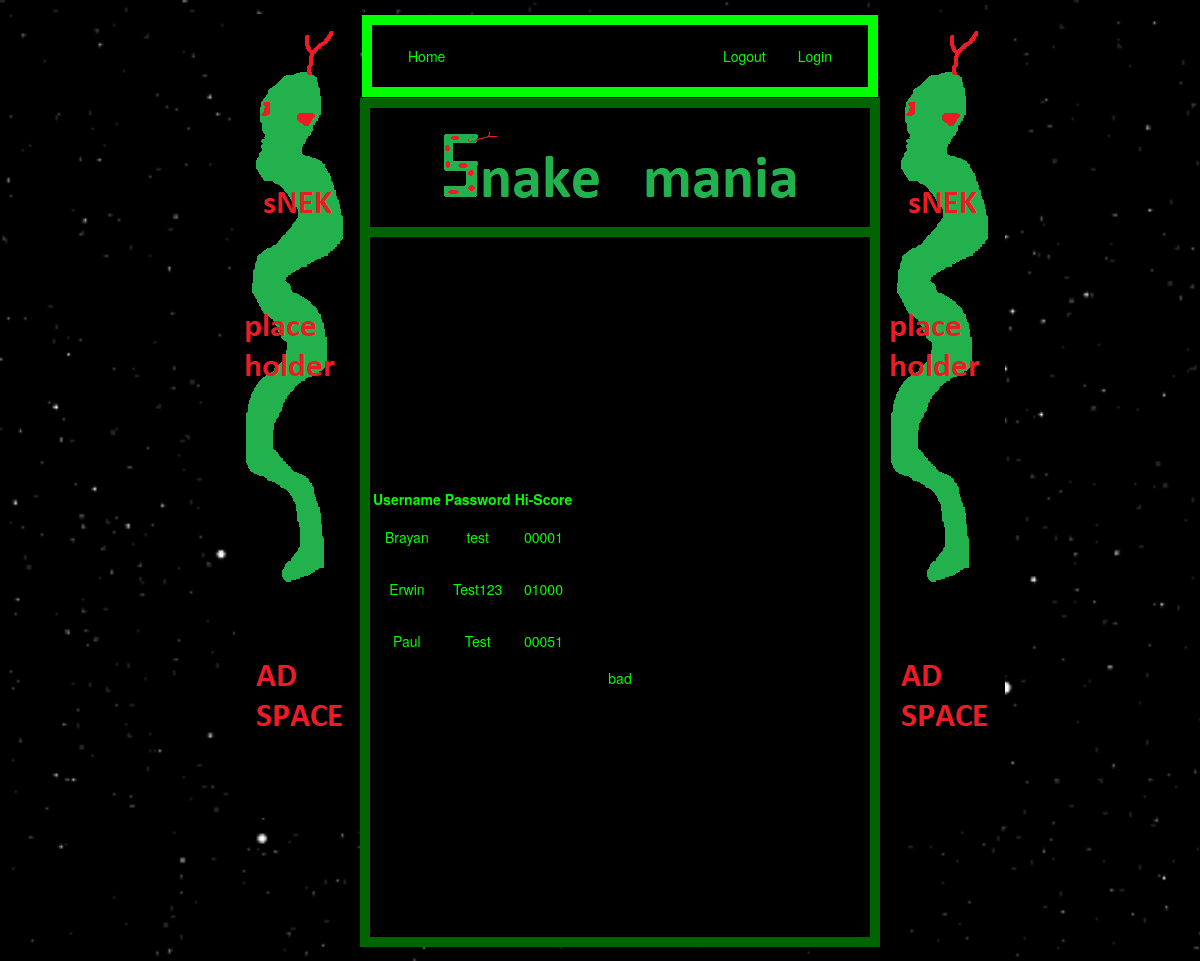
The app's page /DBTest.php, older data.
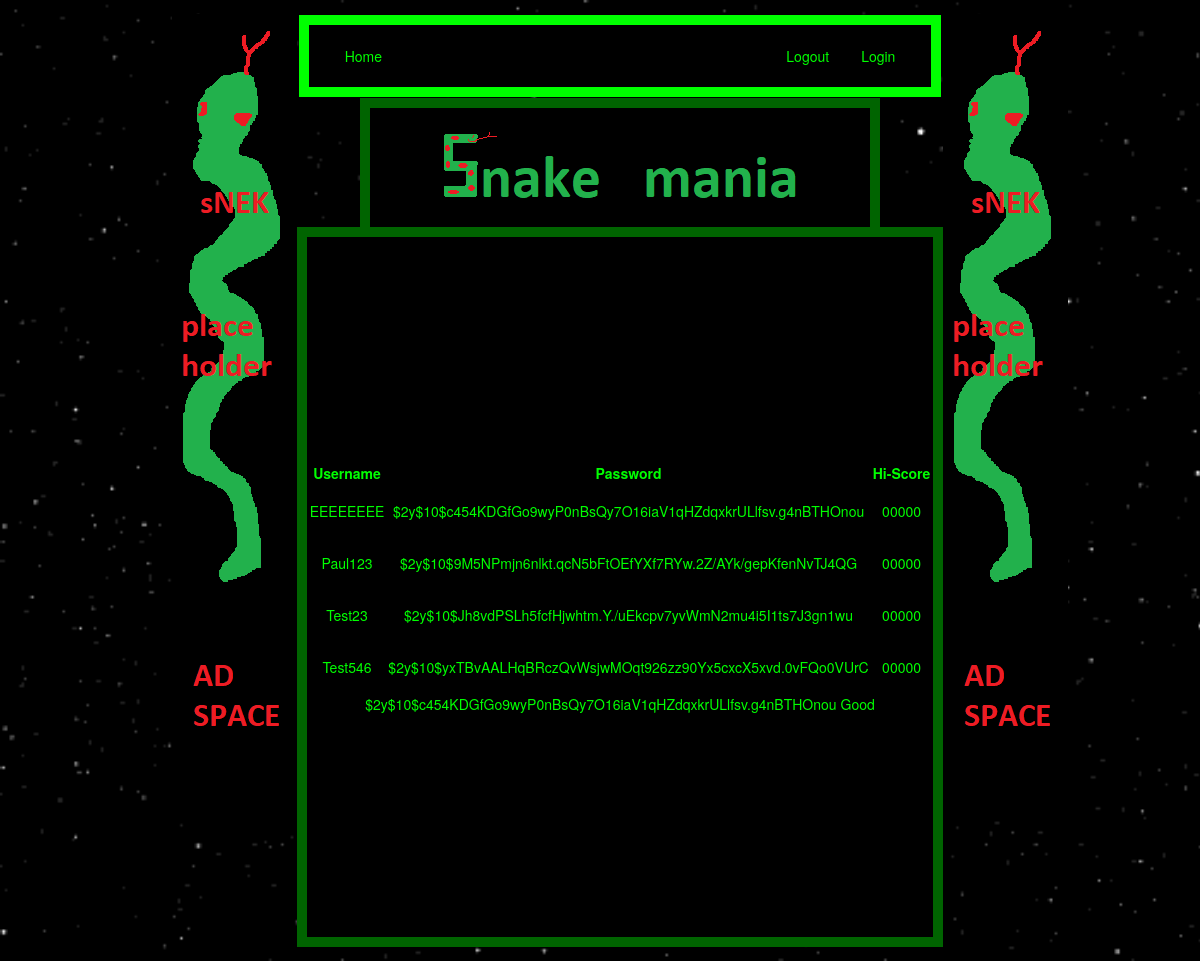
The same page, newer data.
### tables this page shows
CREATE TABLE IF NOT EXISTS `snakemaniadb` (
  `username` char(50) NOT NULL DEFAULT 'Guest' COMMENT 'Username',
  `password` char(255) NOT NULL COMMENT 'Hashed Password',
  `hiscore` smallint(5) unsigned zerofill NOT NULL DEFAULT 00000 COMMENT 'User''s highest score',
  PRIMARY KEY (`username`)
);

### DBTest.php (the view, shortened to what this page needs)
<?php
$conn = new mysqli('localhost','root','','SnakemaniaDB');
?>
<!DOCTYPE html>
<html lang="en">
<head>
    <link href="styles.css" rel="stylesheet">
</head>
<body>
<ul class="format">
    <li><img class="left_ad" src="images/art.png"></li>
    <li>
    <div class="main_body">
        <div class="menu_top">
            <ul>
                <li><a href="Home.html">Home</a></li>
                <li style="float: right;"><a href="loginPage.html">Login</a></li>
                <li style="float: right;"><a href="Home.html">Logout</a></li>
            </ul>
        </div>
        <div class="title"></div>
        <div class="page_body">
        <?php
            $query = "SELECT * FROM snakemaniadb;";
            $result = mysqli_query($conn,$query);
            $q_rows = mysqli_num_rows($result);
            if ($q_rows){
                echo "<table>";
                echo "<tr>";
                echo "<th>Username</th>";
                echo "<th>Password</th>";
                echo "<th>Hi-Score</th>";
                echo "</tr>";
                $row = mysqli_fetch_assoc($result);
                while ($row){
                    $uname=utf8_encode($row['username']);
                    $pword=utf8_encode($row['password']);
                    $hscore=utf8_encode($row['hiscore']);
                    echo "<tr>";
                    echo "<td><p> $uname <p></td>";
                    echo "<td><p> $pword </p></td>";
                    echo "<td><p> $hscore </p></td>";
                    echo "</tr>";
                    $row = mysqli_fetch_assoc($result);
                }
                echo "</table>";
            }
            $query = "SELECT password FROM snakemaniadb WHERE username ='EEEEEEEE';";
            $result=mysqli_query($conn,$query);
			$row = mysqli_fetch_assoc($result);
			echo $row['password'];
            if(password_verify("Password",$row['password'])){
				echo "       Good";
			}
			else{
					echo    "   bad";
			}
        ?>
        </div>
    </div>
    </li>
        <li><img class="right_ad" src="images/art.png"></li>
    </ul>
</body>
</html>

### styles.css (style rules this page uses)
body { font-family: "Helvetica Neue", Helvetica, Arial, sans-serif; font-size: 14px; line-height: 1.42857; color: rgb(0, 255, 0); min-width: 800px; width: max-content; background-color: rgb(218, 137, 16); background-image: url(images/StarfieldSimulation.gif); margin: auto; background-size: cover; }
.main_body { min-width: 500px; margin: auto; }
.format { list-style-type: none; overflow: hidden; }
.format li { float: left; }
.menu_top ul { list-style-type: none; margin: 1px 2px; padding: 5px 20px; overflow: hidden; background-color:black; border: 10px solid rgba(0,255,0,1); }
.menu_top li { float: left; }
.menu_top a { display: block; color: rgba(0,255,0,1); text-align: center; padding: 16px; text-decoration: none; }
.page_body { text-align: center; align-content: center; background-color: black; min-height: 700px; border: 10px solid darkgreen; }
.title { border: 10px solid darkgreen; border-bottom-width:0px; min-width: 500px; justify-self: center; width:480px; height:119px; background: url(images/snakeplaceholder.png) no-repeat; background-color: black; background-position: center; }

Row changes from the older to the newer data that the page shows:
removed snakemaniadb: username "Brayan", password "test", hiscore "00001"
removed snakemaniadb: username "Erwin", password "Test123", hiscore "01000"
removed snakemaniadb: username "Paul", password "Test", hiscore "00051"
added snakemaniadb: username "EEEEEEEE", password "$2y$10$c454KDGfGo9wyP0nBsQy7O16iaV1qHZdqxkrULlfsv.g4nBTHOnou", hiscore "00000"
added snakemaniadb: username "Paul123", password "$2y$10$9M5NPmjn6nlkt.qcN5bFtOEfYXf7RYw.2Z/AYk/gepKfenNvTJ4QG", hiscore "00000"
added snakemaniadb: username "Test23", password "$2y$10$Jh8vdPSLh5fcfHjwhtm.Y./uEkcpv7yvWmN2mu4i5I1ts7J3gn1wu", hiscore "00000"
added snakemaniadb: username "Test546", password "$2y$10$yxTBvAALHqBRczQvWsjwMOqt926zz90Yx5cxcX5xvd.0vFQo0VUrC", hiscore "00000"
Text that changed along with them:
text no longer shown: "bad"
text now shown: "Good"
